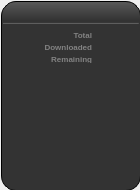
<?xml version="1.0" encoding="UTF-8"?>
<ui version="4.0">
 <class>tsucard</class>
 <widget class="QWidget" name="tsucard">
  <property name="geometry">
   <rect>
    <x>0</x>
    <y>0</y>
    <width>140</width>
    <height>190</height>
   </rect>
  </property>
  <property name="minimumSize">
   <size>
    <width>140</width>
    <height>190</height>
   </size>
  </property>
  <property name="maximumSize">
   <size>
    <width>140</width>
    <height>190</height>
   </size>
  </property>
  <property name="windowTitle">
   <string>Form</string>
  </property>
  <property name="autoFillBackground">
   <bool>false</bool>
  </property>
  <widget class="QFrame" name="frame">
   <property name="geometry">
    <rect>
     <x>1</x>
     <y>1</y>
     <width>140</width>
     <height>190</height>
    </rect>
   </property>
   <property name="minimumSize">
    <size>
     <width>140</width>
     <height>190</height>
    </size>
   </property>
   <property name="maximumSize">
    <size>
     <width>140</width>
     <height>190</height>
    </size>
   </property>
   <property name="styleSheet">
    <string notr="true">/*background: qlineargradient( x1:0 y1:0, x2:1 y2:0, stop:0 cyan, stop:1 blue);*/
QFrame#frame {
    background-color: qlineargradient(spread:pad, x1:0, y1:0, x2:0, y2:1, stop:0 rgba(90, 90, 90, 255), stop:0.1 rgba(51, 51, 51, 255), stop:1 rgba(51, 51, 51, 255));}

QFrame#frame {
    border-width: 1px;
    border-style: solid;
    border-radius: 15px;
}
</string>
   </property>
   <property name="frameShape">
    <enum>QFrame::StyledPanel</enum>
   </property>
   <property name="frameShadow">
    <enum>QFrame::Raised</enum>
   </property>
   <property name="lineWidth">
    <number>2</number>
   </property>
   <layout class="QVBoxLayout" name="verticalLayout_3">
    <property name="spacing">
     <number>1</number>
    </property>
    <property name="leftMargin">
     <number>1</number>
    </property>
    <property name="topMargin">
     <number>1</number>
    </property>
    <property name="rightMargin">
     <number>1</number>
    </property>
    <property name="bottomMargin">
     <number>1</number>
    </property>
    <item>
     <layout class="QHBoxLayout" name="head">
      <property name="spacing">
       <number>0</number>
      </property>
      <item>
       <widget class="QLabel" name="lblTitle">
        <property name="enabled">
         <bool>true</bool>
        </property>
        <property name="minimumSize">
         <size>
          <width>110</width>
          <height>18</height>
         </size>
        </property>
        <property name="maximumSize">
         <size>
          <width>110</width>
          <height>18</height>
         </size>
        </property>
        <property name="font">
         <font>
          <pointsize>8</pointsize>
          <kerning>true</kerning>
         </font>
        </property>
        <property name="cursor">
         <cursorShape>PointingHandCursor</cursorShape>
        </property>
        <property name="styleSheet">
         <string notr="true">color: rgb(255, 255, 255);
margin: 1px, 0px, 0px, 6px;
background-color:transparent;</string>
        </property>
        <property name="lineWidth">
         <number>0</number>
        </property>
        <property name="text">
         <string/>
        </property>
        <property name="textFormat">
         <enum>Qt::PlainText</enum>
        </property>
        <property name="alignment">
         <set>Qt::AlignLeading|Qt::AlignLeft|Qt::AlignTop</set>
        </property>
        <property name="indent">
         <number>-1</number>
        </property>
       </widget>
      </item>
      <item>
       <widget class="QPushButton" name="btnCancel">
        <property name="minimumSize">
         <size>
          <width>18</width>
          <height>18</height>
         </size>
        </property>
        <property name="maximumSize">
         <size>
          <width>18</width>
          <height>18</height>
         </size>
        </property>
        <property name="cursor">
         <cursorShape>PointingHandCursor</cursorShape>
        </property>
        <property name="styleSheet">
         <string notr="true">border:none;
padding:0px;
background-repeat: no-repeat;
margin: 0px, 0px, 2px, 0px;
background-color:transparent;
background-image: url(:/images/x.png);
background-position: center center;</string>
        </property>
       </widget>
      </item>
     </layout>
    </item>
    <item>
     <widget class="Line" name="line">
      <property name="styleSheet">
       <string notr="true">background-color: rgb(82, 82, 82);
margin: 2px,4px,2px,0px;</string>
      </property>
      <property name="orientation">
       <enum>Qt::Horizontal</enum>
      </property>
     </widget>
    </item>
    <item>
     <layout class="QHBoxLayout" name="info">
      <property name="spacing">
       <number>0</number>
      </property>
      <item>
       <widget class="QWidget" name="imgStreaming" native="true">
        <property name="minimumSize">
         <size>
          <width>40</width>
          <height>40</height>
         </size>
        </property>
        <property name="maximumSize">
         <size>
          <width>40</width>
          <height>40</height>
         </size>
        </property>
        <property name="styleSheet">
         <string notr="true">border:none;
background-repeat: no-repeat;
background-position: center center;
background-image: url(:/images/tsu_streaming_off.png);
background-color:transparent;</string>
        </property>
       </widget>
      </item>
      <item>
       <layout class="QVBoxLayout" name="verticalLayout">
        <property name="spacing">
         <number>0</number>
        </property>
        <property name="sizeConstraint">
         <enum>QLayout::SetDefaultConstraint</enum>
        </property>
        <item>
         <layout class="QHBoxLayout" name="horizontalLayout">
          <item>
           <widget class="QLabel" name="lblTotal">
            <property name="minimumSize">
             <size>
              <width>56</width>
              <height>10</height>
             </size>
            </property>
            <property name="maximumSize">
             <size>
              <width>56</width>
              <height>10</height>
             </size>
            </property>
            <property name="font">
             <font>
              <pointsize>6</pointsize>
              <weight>75</weight>
              <bold>true</bold>
             </font>
            </property>
            <property name="styleSheet">
             <string notr="true">color: rgb(130, 130, 130);
background-color:transparent;
padding-top:3px;
padding-right:5px</string>
            </property>
            <property name="lineWidth">
             <number>0</number>
            </property>
            <property name="text">
             <string>Total</string>
            </property>
            <property name="alignment">
             <set>Qt::AlignRight|Qt::AlignTrailing|Qt::AlignVCenter</set>
            </property>
            <property name="margin">
             <number>0</number>
            </property>
           </widget>
          </item>
          <item>
           <widget class="QLabel" name="txtTotal">
            <property name="minimumSize">
             <size>
              <width>22</width>
              <height>10</height>
             </size>
            </property>
            <property name="maximumSize">
             <size>
              <width>22</width>
              <height>10</height>
             </size>
            </property>
            <property name="font">
             <font>
              <family>MS Shell Dlg 2</family>
              <pointsize>7</pointsize>
              <weight>50</weight>
              <bold>false</bold>
              <stylestrategy>PreferAntialias</stylestrategy>
              <kerning>true</kerning>
             </font>
            </property>
            <property name="styleSheet">
             <string notr="true">color: rgb(3, 215, 19);
background-color:transparent;
padding-top:2px;</string>
            </property>
            <property name="lineWidth">
             <number>0</number>
            </property>
            <property name="text">
             <string/>
            </property>
            <property name="scaledContents">
             <bool>false</bool>
            </property>
            <property name="alignment">
             <set>Qt::AlignCenter</set>
            </property>
            <property name="margin">
             <number>0</number>
            </property>
           </widget>
          </item>
          <item>
           <widget class="QLabel" name="txtTotalUnit">
            <property name="minimumSize">
             <size>
              <width>17</width>
              <height>10</height>
             </size>
            </property>
            <property name="maximumSize">
             <size>
              <width>17</width>
              <height>10</height>
             </size>
            </property>
            <property name="font">
             <font>
              <pointsize>6</pointsize>
              <weight>75</weight>
              <bold>true</bold>
              <kerning>true</kerning>
             </font>
            </property>
            <property name="styleSheet">
             <string notr="true">color: rgb(3, 215, 19);
background-color:transparent;
padding-top:3px</string>
            </property>
            <property name="lineWidth">
             <number>0</number>
            </property>
            <property name="text">
             <string/>
            </property>
            <property name="margin">
             <number>0</number>
            </property>
           </widget>
          </item>
         </layout>
        </item>
        <item>
         <layout class="QHBoxLayout" name="horizontalLayout_2">
          <item>
           <widget class="QLabel" name="lblDownloaded">
            <property name="minimumSize">
             <size>
              <width>56</width>
              <height>10</height>
             </size>
            </property>
            <property name="maximumSize">
             <size>
              <width>56</width>
              <height>10</height>
             </size>
            </property>
            <property name="font">
             <font>
              <pointsize>6</pointsize>
              <weight>75</weight>
              <bold>true</bold>
             </font>
            </property>
            <property name="styleSheet">
             <string notr="true">color: rgb(130, 130, 130);
background-color:transparent;padding-top:3px;padding-right:5px</string>
            </property>
            <property name="lineWidth">
             <number>0</number>
            </property>
            <property name="text">
             <string>Downloaded</string>
            </property>
            <property name="alignment">
             <set>Qt::AlignRight|Qt::AlignTrailing|Qt::AlignVCenter</set>
            </property>
           </widget>
          </item>
          <item>
           <widget class="QLabel" name="txtDownloaded">
            <property name="minimumSize">
             <size>
              <width>22</width>
              <height>10</height>
             </size>
            </property>
            <property name="maximumSize">
             <size>
              <width>22</width>
              <height>10</height>
             </size>
            </property>
            <property name="font">
             <font>
              <pointsize>7</pointsize>
              <weight>50</weight>
              <bold>false</bold>
              <strikeout>false</strikeout>
              <stylestrategy>PreferAntialias</stylestrategy>
             </font>
            </property>
            <property name="styleSheet">
             <string notr="true">color: rgb(253, 194, 1);
background-color:transparent;
padding-top:2px;</string>
            </property>
            <property name="lineWidth">
             <number>0</number>
            </property>
            <property name="text">
             <string/>
            </property>
            <property name="alignment">
             <set>Qt::AlignCenter</set>
            </property>
           </widget>
          </item>
          <item>
           <widget class="QLabel" name="txtDownloadedUnit">
            <property name="minimumSize">
             <size>
              <width>17</width>
              <height>10</height>
             </size>
            </property>
            <property name="maximumSize">
             <size>
              <width>17</width>
              <height>10</height>
             </size>
            </property>
            <property name="font">
             <font>
              <pointsize>6</pointsize>
              <weight>75</weight>
              <bold>true</bold>
              <strikeout>false</strikeout>
             </font>
            </property>
            <property name="styleSheet">
             <string notr="true">color: rgb(253, 194, 1);
background-color:transparent;
padding-top:3px</string>
            </property>
            <property name="lineWidth">
             <number>0</number>
            </property>
            <property name="text">
             <string/>
            </property>
           </widget>
          </item>
         </layout>
        </item>
        <item>
         <layout class="QHBoxLayout" name="horizontalLayout_3">
          <item>
           <widget class="QLabel" name="lblRemaining">
            <property name="minimumSize">
             <size>
              <width>56</width>
              <height>11</height>
             </size>
            </property>
            <property name="maximumSize">
             <size>
              <width>56</width>
              <height>11</height>
             </size>
            </property>
            <property name="font">
             <font>
              <pointsize>6</pointsize>
              <weight>75</weight>
              <bold>true</bold>
             </font>
            </property>
            <property name="styleSheet">
             <string notr="true">color: rgb(130, 130, 130);
background-color:transparent;padding-top:2px;padding-right:5px;</string>
            </property>
            <property name="lineWidth">
             <number>0</number>
            </property>
            <property name="text">
             <string>Remaining</string>
            </property>
            <property name="alignment">
             <set>Qt::AlignRight|Qt::AlignTrailing|Qt::AlignVCenter</set>
            </property>
            <property name="margin">
             <number>0</number>
            </property>
           </widget>
          </item>
          <item>
           <widget class="QLabel" name="txtRemaining">
            <property name="minimumSize">
             <size>
              <width>22</width>
              <height>10</height>
             </size>
            </property>
            <property name="maximumSize">
             <size>
              <width>22</width>
              <height>10</height>
             </size>
            </property>
            <property name="font">
             <font>
              <pointsize>7</pointsize>
              <weight>50</weight>
              <bold>false</bold>
              <stylestrategy>PreferAntialias</stylestrategy>
             </font>
            </property>
            <property name="styleSheet">
             <string notr="true">color: rgb(31, 159, 255);
background-color:transparent;
padding-top:2px;</string>
            </property>
            <property name="lineWidth">
             <number>0</number>
            </property>
            <property name="text">
             <string/>
            </property>
            <property name="alignment">
             <set>Qt::AlignCenter</set>
            </property>
           </widget>
          </item>
          <item>
           <widget class="QLabel" name="txtRemainingUnit">
            <property name="minimumSize">
             <size>
              <width>17</width>
              <height>10</height>
             </size>
            </property>
            <property name="maximumSize">
             <size>
              <width>17</width>
              <height>10</height>
             </size>
            </property>
            <property name="font">
             <font>
              <pointsize>6</pointsize>
              <weight>75</weight>
              <bold>true</bold>
             </font>
            </property>
            <property name="styleSheet">
             <string notr="true">color: rgb(11, 129, 225);
background-color:transparent;
padding-top:3px</string>
            </property>
            <property name="lineWidth">
             <number>0</number>
            </property>
            <property name="text">
             <string/>
            </property>
           </widget>
          </item>
         </layout>
        </item>
       </layout>
      </item>
     </layout>
    </item>
    <item>
     <layout class="QGridLayout" name="circle">
      <property name="spacing">
       <number>0</number>
      </property>
      <item row="0" column="0">
       <widget class="QWidget" name="bkgCircle" native="true">
        <property name="minimumSize">
         <size>
          <width>132</width>
          <height>60</height>
         </size>
        </property>
        <property name="styleSheet">
         <string notr="true">border:none;
padding:0px;
background-repeat: no-repeat;
background-position: center center;
background-image: url(:/images/pb3.png);
background-color:transparent;</string>
        </property>
       </widget>
      </item>
      <item row="0" column="0">
       <widget class="QWidget" name="bkgArrow" native="true">
        <property name="minimumSize">
         <size>
          <width>0</width>
          <height>0</height>
         </size>
        </property>
        <property name="styleSheet">
         <string notr="true">border:none;
padding:0px;
background-repeat: no-repeat;
background-position: center center;
background-color:transparent;
background-image: url(:/images/bkg1.png);
</string>
        </property>
       </widget>
      </item>
      <item row="0" column="0">
       <widget class="TsuProgress" name="progress" native="true"/>
      </item>
      <item row="0" column="0">
       <widget class="QLabel" name="txtDownloadRateUnit">
        <property name="styleSheet">
         <string notr="true">color: rgb(31, 159, 255);
background-color:transparent;
padding-bottom:18px;
padding-left:110px;</string>
        </property>
        <property name="text">
         <string/>
        </property>
        <property name="alignment">
         <set>Qt::AlignCenter</set>
        </property>
       </widget>
      </item>
      <item row="0" column="0">
       <widget class="QLabel" name="txtUploadRateUnit">
        <property name="styleSheet">
         <string notr="true">color: rgb(31, 159, 255);
background-color:transparent;
padding-bottom:18px;
padding-left:-109px;</string>
        </property>
        <property name="text">
         <string/>
        </property>
        <property name="alignment">
         <set>Qt::AlignCenter</set>
        </property>
       </widget>
      </item>
      <item row="0" column="0">
       <widget class="QLabel" name="txtDownloadRate">
        <property name="styleSheet">
         <string notr="true">color: rgb(253, 194, 1);
background-color:transparent;
padding-top:10px;
padding-left:100px;</string>
        </property>
        <property name="text">
         <string/>
        </property>
        <property name="alignment">
         <set>Qt::AlignCenter</set>
        </property>
       </widget>
      </item>
      <item row="0" column="0">
       <widget class="QLabel" name="txtUploadRate">
        <property name="styleSheet">
         <string notr="true">color: rgb(140, 140, 140);
background-color:transparent;
padding-top:10px;
padding-left:-100px;</string>
        </property>
        <property name="text">
         <string/>
        </property>
        <property name="alignment">
         <set>Qt::AlignCenter</set>
        </property>
       </widget>
      </item>
     </layout>
    </item>
    <item>
     <layout class="QVBoxLayout" name="footer">
      <property name="spacing">
       <number>0</number>
      </property>
      <item>
       <widget class="QLabel" name="txtState">
        <property name="font">
         <font>
          <pointsize>8</pointsize>
          <weight>50</weight>
          <bold>false</bold>
         </font>
        </property>
        <property name="styleSheet">
         <string notr="true">color: rgb(255, 255, 127);
background-color: rgba(0, 0, 0, 0);</string>
        </property>
        <property name="lineWidth">
         <number>0</number>
        </property>
        <property name="text">
         <string/>
        </property>
        <property name="scaledContents">
         <bool>false</bool>
        </property>
        <property name="alignment">
         <set>Qt::AlignCenter</set>
        </property>
       </widget>
      </item>
      <item>
       <spacer name="verticalSpacer">
        <property name="orientation">
         <enum>Qt::Vertical</enum>
        </property>
        <property name="sizeHint" stdset="0">
         <size>
          <width>20</width>
          <height>40</height>
         </size>
        </property>
       </spacer>
      </item>
      <item>
       <widget class="QWidget" name="widget" native="true">
        <property name="minimumSize">
         <size>
          <width>0</width>
          <height>30</height>
         </size>
        </property>
        <property name="maximumSize">
         <size>
          <width>16777215</width>
          <height>30</height>
         </size>
        </property>
        <property name="styleSheet">
         <string notr="true">border:none;
padding:0px;
background-repeat: no-repeat;
background-color:transparent;
background-image: url(:/images/bkg2.png);
</string>
        </property>
        <widget class="QPushButton" name="btnPause">
         <property name="geometry">
          <rect>
           <x>27</x>
           <y>7</y>
           <width>15</width>
           <height>15</height>
          </rect>
         </property>
         <property name="cursor">
          <cursorShape>PointingHandCursor</cursorShape>
         </property>
         <property name="styleSheet">
          <string notr="true">border:none;
background-image: url(:/images/pause.png);
padding:0px;
background-repeat: no-repeat;
background-position: center center;
background-color:transparent;
</string>
         </property>
         <property name="text">
          <string/>
         </property>
         <property name="iconSize">
          <size>
           <width>15</width>
           <height>15</height>
          </size>
         </property>
        </widget>
        <widget class="QPushButton" name="btnResume">
         <property name="geometry">
          <rect>
           <x>44</x>
           <y>7</y>
           <width>15</width>
           <height>15</height>
          </rect>
         </property>
         <property name="cursor">
          <cursorShape>PointingHandCursor</cursorShape>
         </property>
         <property name="styleSheet">
          <string notr="true">border:none;
background-image: url(:/images/resume.png);
padding:0px;
background-repeat: no-repeat;
background-position: center center;
background-color:transparent;
</string>
         </property>
         <property name="text">
          <string/>
         </property>
         <property name="iconSize">
          <size>
           <width>15</width>
           <height>15</height>
          </size>
         </property>
        </widget>
        <widget class="QLabel" name="iconState">
         <property name="geometry">
          <rect>
           <x>0</x>
           <y>0</y>
           <width>29</width>
           <height>29</height>
          </rect>
         </property>
         <property name="styleSheet">
          <string notr="true">background-image: url(:/images/state_pause.png);</string>
         </property>
         <property name="lineWidth">
          <number>0</number>
         </property>
         <property name="text">
          <string/>
         </property>
         <property name="alignment">
          <set>Qt::AlignCenter</set>
         </property>
        </widget>
       </widget>
      </item>
     </layout>
    </item>
   </layout>
  </widget>
 </widget>
 <customwidgets>
  <customwidget>
   <class>TsuProgress</class>
   <extends>QWidget</extends>
   <header>tsuprogress.h</header>
  </customwidget>
 </customwidgets>
 <resources/>
 <connections/>
</ui>
